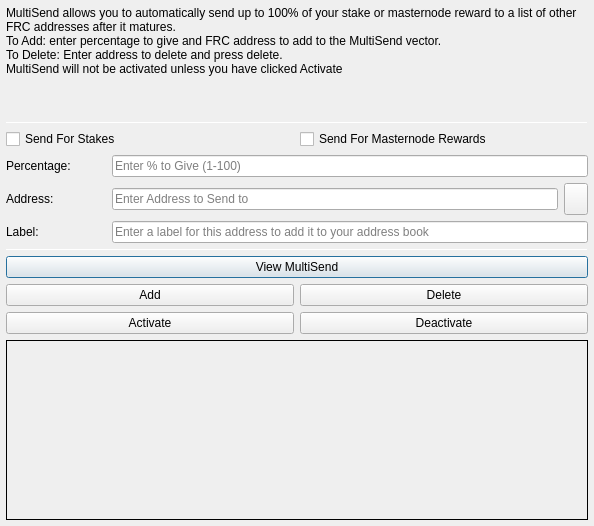
<?xml version="1.0" encoding="UTF-8"?>
<ui version="4.0">
 <class>MultiSendDialog</class>
 <widget class="QDialog" name="MultiSendDialog">
  <property name="windowModality">
   <enum>Qt::NonModal</enum>
  </property>
  <property name="geometry">
   <rect>
    <x>0</x>
    <y>0</y>
    <width>594</width>
    <height>526</height>
   </rect>
  </property>
  <property name="windowTitle">
   <string>MultiSend</string>
  </property>
  <layout class="QVBoxLayout" name="verticalLayout" stretch="0">
   <property name="leftMargin">
    <number>6</number>
   </property>
   <property name="topMargin">
    <number>6</number>
   </property>
   <property name="rightMargin">
    <number>6</number>
   </property>
   <property name="bottomMargin">
    <number>6</number>
   </property>
   <item>
    <layout class="QVBoxLayout" name="verticalLayout_Main" stretch="1,1,1,0,1,1,1">
     <item>
      <widget class="QLabel" name="label_2">
       <property name="lineWidth">
        <number>1</number>
       </property>
       <property name="text">
        <string>MultiSend allows you to automatically send up to 100% of your stake or masternode reward to a list of other FRC addresses after it matures.
To Add: enter percentage to give and FRC address to add to the MultiSend vector.
To Delete: Enter address to delete and press delete.
MultiSend will not be activated unless you have clicked Activate</string>
       </property>
       <property name="alignment">
        <set>Qt::AlignLeading|Qt::AlignLeft|Qt::AlignTop</set>
       </property>
       <property name="wordWrap">
        <bool>true</bool>
       </property>
      </widget>
     </item>
     <item>
      <widget class="Line" name="line">
       <property name="minimumSize">
        <size>
         <width>0</width>
         <height>1</height>
        </size>
       </property>
       <property name="maximumSize">
        <size>
         <width>16777215</width>
         <height>1</height>
        </size>
       </property>
       <property name="orientation">
        <enum>Qt::Horizontal</enum>
       </property>
      </widget>
     </item>
     <item>
      <layout class="QVBoxLayout" name="verticalLayout_Settings">
       <item>
        <layout class="QHBoxLayout" name="horizontalLayout">
         <item>
          <widget class="QCheckBox" name="multiSendStakeCheckBox">
           <property name="text">
            <string>Send For Stakes</string>
           </property>
          </widget>
         </item>
         <item>
          <widget class="QCheckBox" name="multiSendMasternodeCheckBox">
           <property name="text">
            <string>Send For Masternode Rewards</string>
           </property>
          </widget>
         </item>
        </layout>
       </item>
       <item>
        <layout class="QHBoxLayout" name="horizontalLayout_6">
         <item>
          <widget class="QLabel" name="label">
           <property name="minimumSize">
            <size>
             <width>100</width>
             <height>0</height>
            </size>
           </property>
           <property name="toolTip">
            <string>Percentage of stake to send</string>
           </property>
           <property name="text">
            <string>Percentage:</string>
           </property>
          </widget>
         </item>
         <item>
          <widget class="QLineEdit" name="multiSendPercentEdit">
           <property name="toolTip">
            <string>Enter whole numbers 1 - 100</string>
           </property>
           <property name="placeholderText">
            <string>Enter % to Give (1-100)</string>
           </property>
          </widget>
         </item>
        </layout>
       </item>
       <item>
        <layout class="QHBoxLayout" name="horizontalLayout_7">
         <item>
          <widget class="QLabel" name="label_5">
           <property name="minimumSize">
            <size>
             <width>100</width>
             <height>0</height>
            </size>
           </property>
           <property name="toolTip">
            <string>Address to send portion of stake to</string>
           </property>
           <property name="text">
            <string>Address:</string>
           </property>
          </widget>
         </item>
         <item>
          <widget class="QLineEdit" name="multiSendAddressEdit">
           <property name="toolTip">
            <string/>
           </property>
           <property name="placeholderText">
            <string>Enter Address to Send to</string>
           </property>
          </widget>
         </item>
         <item>
          <widget class="QToolButton" name="addressBookButton">
           <property name="maximumSize">
            <size>
             <width>16777215</width>
             <height>32</height>
            </size>
           </property>
           <property name="toolTip">
            <string>Choose an address from the address book</string>
           </property>
           <property name="text">
            <string/>
           </property>
           <property name="icon">
            <iconset resource="../french.qrc">
             <normaloff>:/icons/address-book</normaloff>:/icons/address-book</iconset>
           </property>
           <property name="shortcut">
            <string>Alt+A</string>
           </property>
          </widget>
         </item>
        </layout>
       </item>
      </layout>
     </item>
     <item>
      <layout class="QHBoxLayout" name="horizontalLayout_3">
       <item>
        <widget class="QLabel" name="label_3">
         <property name="minimumSize">
          <size>
           <width>100</width>
           <height>0</height>
          </size>
         </property>
         <property name="text">
          <string>Label:</string>
         </property>
        </widget>
       </item>
       <item>
        <widget class="QLineEdit" name="labelAddressLabelEdit">
         <property name="placeholderText">
          <string>Enter a label for this address to add it to your address book</string>
         </property>
        </widget>
       </item>
      </layout>
     </item>
     <item>
      <widget class="Line" name="line_2">
       <property name="minimumSize">
        <size>
         <width>0</width>
         <height>1</height>
        </size>
       </property>
       <property name="maximumSize">
        <size>
         <width>16777215</width>
         <height>1</height>
        </size>
       </property>
       <property name="orientation">
        <enum>Qt::Horizontal</enum>
       </property>
      </widget>
     </item>
     <item>
      <layout class="QVBoxLayout" name="verticalLayout_Buttons">
       <item>
        <layout class="QHBoxLayout" name="horizontalLayout_4">
         <item>
          <widget class="QPushButton" name="viewButton">
           <property name="toolTip">
            <string/>
           </property>
           <property name="statusTip">
            <string>View MultiSend Vector</string>
           </property>
           <property name="text">
            <string>View MultiSend</string>
           </property>
          </widget>
         </item>
        </layout>
       </item>
       <item>
        <layout class="QHBoxLayout" name="horizontalLayout_2">
         <item>
          <widget class="QPushButton" name="addButton">
           <property name="toolTip">
            <string/>
           </property>
           <property name="statusTip">
            <string>Add to MultiSend Vector</string>
           </property>
           <property name="text">
            <string>Add</string>
           </property>
          </widget>
         </item>
         <item>
          <widget class="QPushButton" name="deleteButton">
           <property name="toolTip">
            <string/>
           </property>
           <property name="statusTip">
            <string>Delete Address From MultiSend Vector</string>
           </property>
           <property name="text">
            <string>Delete</string>
           </property>
          </widget>
         </item>
        </layout>
       </item>
       <item>
        <layout class="QHBoxLayout" name="horizontalLayout_5">
         <item>
          <widget class="QPushButton" name="activateButton">
           <property name="statusTip">
            <string>Activate MultiSend</string>
           </property>
           <property name="text">
            <string>Activate</string>
           </property>
          </widget>
         </item>
         <item>
          <widget class="QPushButton" name="disableButton">
           <property name="statusTip">
            <string>Deactivate MultiSend</string>
           </property>
           <property name="text">
            <string>Deactivate</string>
           </property>
          </widget>
         </item>
        </layout>
       </item>
      </layout>
     </item>
     <item>
      <widget class="QLabel" name="message">
       <property name="minimumSize">
        <size>
         <width>0</width>
         <height>180</height>
        </size>
       </property>
       <property name="frameShape">
        <enum>QFrame::Panel</enum>
       </property>
       <property name="frameShadow">
        <enum>QFrame::Plain</enum>
       </property>
       <property name="lineWidth">
        <number>1</number>
       </property>
       <property name="midLineWidth">
        <number>1</number>
       </property>
       <property name="text">
        <string/>
       </property>
       <property name="alignment">
        <set>Qt::AlignLeading|Qt::AlignLeft|Qt::AlignTop</set>
       </property>
       <property name="wordWrap">
        <bool>true</bool>
       </property>
      </widget>
     </item>
    </layout>
   </item>
  </layout>
 </widget>
 <resources>
  <include location="../french.qrc"/>
 </resources>
 <connections/>
</ui>
